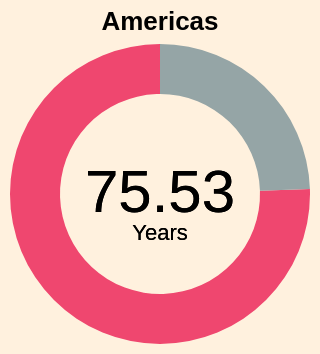

Write a Vega-Lite specification for this figure.
### Vega-Lite specification from a JSON file in a GitHub repository (floating-point values rounded to 4 significant figures)
{"$schema": "https://vega.github.io/schema/vega-lite/v5.json", "width": 150, "height": 150, "config": {"view": {"stroke": null}, "background": "#fff1de"}, "title": {"text": "Americas"}, "data": {"values": [{"Continent": "Americas", "Avg_LE": "75.53358304"}, {"Continent": "Remaining", "Avg_LE": "24.46641696"}]}, "layer": [{"mark": {"type": "arc", "innerRadius": 50}}, {"mark": {"type": "text", "text": "75.53", "fontSize": 30}, "encoding": {"color": {"value": "black"}}}, {"mark": {"type": "text", "text": "Years", "dy": 20}, "encoding": {"color": {"value": "black"}}}], "encoding": {"theta": {"field": "Avg_LE", "type": "quantitative"}, "color": {"field": "Continent", "type": "nominal", "legend": null, "scale": {"domain": ["Americas", "Remaining"], "range": ["#ef476f", "#95A5A6"]}}, "tooltip": [{"field": "Continent", "type": "nominal", "title": "Continent"}, {"field": "Avg_LE", "type": "quantitative", "title": "Life Expectancy (years)", "format": ".2f"}]}}
